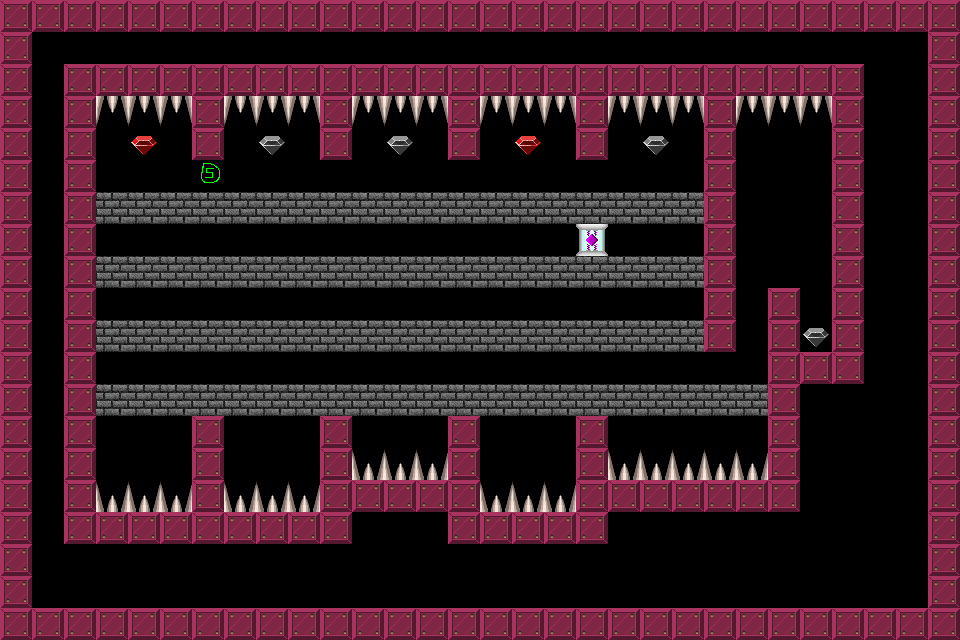

Below is a game level as drawn by its tile map, then a one-line description and the .tmx that defines it (tile-layer data replaced by summaries):
An orthogonal 30x20 tile map with 32x32 px tiles, 1 tile layer (Tile Layer 1).

<map version="1.0" orientation="orthogonal" width="30" height="20" tilewidth="32" tileheight="32">
 <tileset firstgid="1" name="brick-1" tilewidth="32" tileheight="32">
  <image source="brick-1.png" width="128" height="128" />
  <tile id="0">
   <properties>
    <property name="components" value="Platform" />
   </properties>
  </tile>
  <tile id="1">
   <properties>
    <property name="components" value="PlayerStart" />
   </properties>
  </tile>
  <tile id="2">
   <properties>
    <property name="components" value="Spikes, Deadly" />
   </properties>
  </tile>
  <tile id="3">
   <properties>
    <property name="components" value="Gem" />
   </properties>
  </tile>
  <tile id="4">
   <properties>
    <property name="components" value="Spikes, Deadly" />
   </properties>
  </tile>
  <tile id="5">
   <properties>
    <property name="components" value="Stone, Pushable, Platform" />
   </properties>
  </tile>
  <tile id="6">
   <properties>
    <property name="components" value="Gem, PowerUp" />
   </properties>
  </tile>
  <tile id="7">
   <properties>
    <property name="components" value="Gem, PowerDown" />
   </properties>
  </tile>
  <tile id="8">
   <properties>
    <property name="components" value="AntiStone" />
   </properties>
  </tile>
  <tile id="9">
   <properties>
    <property name="components" value="CrumbleBrick" />
   </properties>
  </tile>
 </tileset>
 <layer name="Tile Layer 1" width="30" height="20">
  <data>[600 cells, 322 non-empty, 8 distinct tile ids]</data>
 </layer>
</map>
